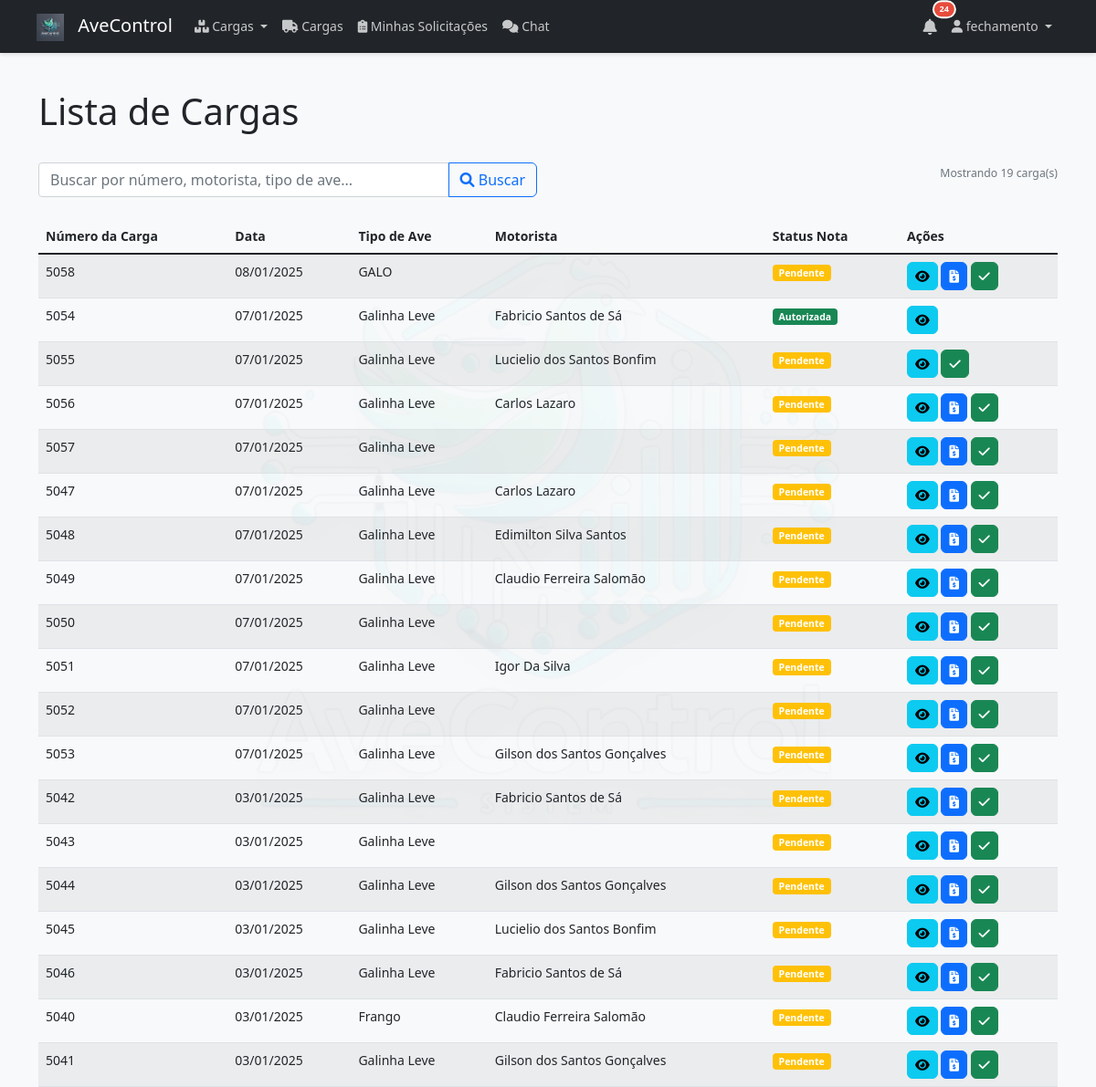
The app's page /cargas/listar_cargas (signed in) with its own data.
### models/usuario.py (models this page shows, shortened)
class Usuario(UserMixin, db.Model):
    __tablename__ = 'usuarios'
    id = db.Column(db.Integer, primary_key=True)
    nome = db.Column(db.String(100), nullable=False)
    email = db.Column(db.String(120), unique=True, nullable=False)
    tipo = db.Column(db.String(50), nullable=False)
    senha_hash = db.Column(db.String(255), nullable=False)
    ativo = db.Column(db.Boolean, default=True)
    data_criacao = db.Column(db.DateTime, default=datetime.utcnow)
    ultimo_acesso = db.Column(db.DateTime)
    historicos_carga = relationship('HistoricoCarga',
                                  back_populates='usuario',
                                  primaryjoin="Usuario.id == HistoricoCarga.usuario_id",
                                  cascade='all, delete-orphan')

### models/carga.py (models this page shows)
class Carga(db.Model):
    __tablename__ = 'cargas'
    STATUS_PENDENTE = 'pendente'
    STATUS_EM_ANDAMENTO = 'em_andamento'
    STATUS_CONCLUIDA = 'concluida'
    STATUS_CANCELADA = 'cancelada'
    id = db.Column(db.Integer, primary_key=True)
    numero_carga = db.Column(db.String(50), unique=True, nullable=False)
    tipo_ave = db.Column(db.String(50), nullable=False)
    quantidade_cargas = db.Column(db.Integer, nullable=False)
    ordem_carga = db.Column(db.String(10), nullable=False)
    data_abate = db.Column(db.Date, nullable=False)
    dia_semana = db.Column(db.String(20))
    agenciador = db.Column(db.String(100))
    motorista = db.Column(db.String(100))
    motorista_outro = db.Column(db.String(100))
    transportadora = db.Column(db.String(100))
    placa_veiculo = db.Column(db.String(20))
    km_saida = db.Column(db.Float, default=0)
    km_chegada = db.Column(db.Float, default=0)
    km_rodados = db.Column(db.Float, default=0)
    valor_km = db.Column(db.Float, default=0)
    valor_frete = db.Column(db.Float, default=0)
    status_frete = db.Column(db.String(50))
    status = db.Column(db.String(50), default=STATUS_PENDENTE)
    status_atualizado_em = db.Column(db.DateTime)
    status_atualizado_por_id = db.Column(db.Integer, db.ForeignKey('usuarios.id'))
    status_atualizado_por = db.relationship('Usuario', foreign_keys=[status_atualizado_por_id])
    caixas_vazias = db.Column(db.Integer, default=0)
    quantidade_caixas = db.Column(db.Integer, default=0)
    produtor = db.Column(db.String(100))
    uf_produtor = db.Column(db.String(2))
    numero_nfe = db.Column(db.String(50))
    data_nfe = db.Column(db.Date)
    numero_gta = db.Column(db.String(50))
    data_gta = db.Column(db.Date)
    peso_granja = db.Column(db.Float, default=0)
    peso_frigorifico = db.Column(db.Float, default=0)
    percentual_quebra = db.Column(db.Float, default=0)
    quebra_peso = db.Column(db.Float, default=0)
    motivo_alta_quebra = db.Column(db.Text)
    pedagios = db.Column(db.Float, default=0)
    outras_despesas = db.Column(db.Float, default=0)
    abastecimento_empresa = db.Column(db.Float, default=0)
    abastecimento_posto = db.Column(db.Float, default=0)
    adiantamento = db.Column(db.Float, default=0)
    valor_pagar = db.Column(db.Float, default=0)
    nota_aprovada = db.Column(db.Boolean, default=False)
    aprovado_por_id = db.Column(db.Integer, db.ForeignKey('usuarios.id'))
    aprovado_em = db.Column(db.DateTime)
    nota_autorizada = db.Column(db.Boolean, default=False)
    autorizado_por_id = db.Column(db.Integer, db.ForeignKey('usuarios.id'))
    autorizado_em = db.Column(db.DateTime)
    assinatura_autorizacao = db.Column(db.String(500))
    status_balanca = db.Column(db.String(20), default='pendente')  # pendente, em_verificacao, aprovado
    status_producao = db.Column(db.String(20), default='pendente')  # pendente, em_verificacao, aprovado
    status_fechamento = db.Column(db.String(20), default='pendente')  # pendente, em_verificacao, aprovado
    motivo_verificacao_balanca = db.Column(db.Text)
    motivo_verificacao_producao = db.Column(db.Text)
    motivo_verificacao_fechamento = db.Column(db.Text)
    data_verificacao_balanca = db.Column(db.DateTime)
    data_verificacao_producao = db.Column(db.DateTime)
    data_verificacao_fechamento = db.Column(db.DateTime)
    verificado_por_balanca_id = db.Column(db.Integer, db.ForeignKey('usuarios.id', name='fk_verificado_por_balanca'))
    verificado_por_producao_id = db.Column(db.Integer, db.ForeignKey('usuarios.id', name='fk_verificado_por_producao'))
    verificado_por_fechamento_id = db.Column(db.Integer, db.ForeignKey('usuarios.id', name='fk_verificado_por_fechamento'))
    verificado_por_balanca = db.relationship('Usuario', foreign_keys=[verificado_por_balanca_id])
    verificado_por_producao = db.relationship('Usuario', foreign_keys=[verificado_por_producao_id])
    verificado_por_fechamento = db.relationship('Usuario', foreign_keys=[verificado_por_fechamento_id])
    criado_em = db.Column(db.DateTime, default=datetime.now(UTC))
    atualizado_em = db.Column(db.DateTime, default=datetime.now(UTC), onupdate=datetime.now(UTC))
    criado_por_id = db.Column(db.Integer, db.ForeignKey('usuarios.id'))
    atualizado_por_id = db.Column(db.Integer, db.ForeignKey('usuarios.id'))
    criado_por = db.relationship('Usuario', foreign_keys=[criado_por_id])
    atualizado_por = db.relationship('Usuario', foreign_keys=[atualizado_por_id])
    aprovado_por = db.relationship('Usuario', foreign_keys=[aprovado_por_id], backref='cargas_aprovadas')
    autorizado_por = db.relationship('Usuario', foreign_keys=[autorizado_por_id], backref='cargas_autorizadas')
    subcargas = db.relationship('SubCarga', backref='carga', lazy=True)
    producoes = db.relationship('Producao', backref='carga', lazy=True)
    fechamento = db.relationship('Fechamento', back_populates='carga', uselist=False)
    historicos = db.relationship('HistoricoCarga', back_populates='carga', cascade='all, delete-orphan')

### routes/cargas.py (the view, shortened to what this page needs)
@cargas.route('/listar_cargas')
@login_required
def listar_cargas():
    search = request.args.get('search', '').strip()
    query = Carga.query
    cargas = query.order_by(Carga.criado_em.desc()).all()
    return render_template('cargas/listar_cargas.html', cargas=cargas, search=search)

### templates/cargas/listar_cargas.html (shortened to what this page needs)
{% extends "base.html" %}
{% block content %}
<div class="container">
    <div class="d-flex justify-content-between align-items-center mb-4">
        <h1>Lista de Cargas</h1>
    </div>
    <div class="row mb-4">
        <div class="col-md-6">
            <form action="{{ url_for('cargas.listar_cargas') }}" method="get" class="d-flex">
                <div class="input-group">
                    <input type="text" name="search" class="form-control" placeholder="Buscar por número, motorista, tipo de ave..." value="{{ search if search else '' }}">
                    <button class="btn btn-outline-primary" type="submit">
                        <i class="fas fa-search"></i> Buscar
                    </button>
                </div>
            </form>
        </div>
        <div class="col-md-6 text-end">
            {% if cargas %}
            <small class="text-muted">
                Mostrando {{ cargas|length }} carga(s)
            </small>
            {% endif %}
        </div>
    </div>
    <div class="table-responsive">
        <table class="table table-striped table-hover">
            <thead>
                <tr>
                    <th>Número da Carga</th>
                    <th>Data</th>
                    <th>Tipo de Ave</th>
                    <th>Motorista</th>
                    <th>Status Nota</th>
                    <th>Ações</th>
                </tr>
            </thead>
            <tbody>
                {% for carga in cargas %}
                <tr>
                    <td>{{ carga.numero_carga }}</td>
                    <td>{{ carga.criado_em.strftime('%d/%m/%Y') }}</td>
                    <td>{{ carga.tipo_ave }}</td>
                    <td>{{ carga.motorista }}</td>
                    <td>
                        {% if carga.nota_autorizada %}
                            <span class="badge bg-success">Autorizada</span>
                        {% elif carga.nota_aprovada %}
                            <span class="badge bg-info">Aprovada</span>
                        {% else %}
                            <span class="badge bg-warning">Pendente</span>
                        {% endif %}
                    </td>
                    <td>
                        <a href="{{ url_for('cargas.visualizar_carga', id=carga.id) }}" class="btn btn-sm btn-info" title="Visualizar">
                            <i class="fas fa-eye"></i>
                        </a>
                        {% if current_user.tipo == 'fechamento' and not carga.fechamento %}
                        <a href="{{ url_for('cargas.fechamento_carga', id=carga.id) }}" class="btn btn-sm btn-primary" title="Adicionar Fechamento">
                            <i class="fas fa-file-invoice-dollar"></i>
                        </a>
                        {% endif %}
                        {% if not carga.nota_aprovada %}
                        <button onclick="aprovarNota({{ carga.id }})" class="btn btn-sm btn-success" title="Aprovar Nota">
                            <i class="fas fa-check"></i>
                        </button>
                        {% endif %}
                    </td>
                </tr>
                {% endfor %}
            </tbody>
        </table>
    </div>
</div>
{% endblock %}

### templates/base.html (shortened to what this page needs)
<!DOCTYPE html>
<html lang="pt-br">
<head>
    <link href="https://cdn.jsdelivr.net/npm/bootstrap@5.1.3/dist/css/bootstrap.min.css" rel="stylesheet">
    <link rel="stylesheet" href="https://cdnjs.cloudflare.com/ajax/libs/font-awesome/6.0.0/css/all.min.css">
    <link rel="stylesheet" href="https://cdn.jsdelivr.net/npm/sweetalert2@11/dist/sweetalert2.min.css">
</head>
<body>
    {% if current_user.is_authenticated %}
    <img src="{{ url_for('static', filename='logo1.jpg') }}" class="background-logo" alt="Logo">
    {% endif %}
    <nav class="navbar navbar-expand-lg navbar-dark bg-dark">
        <div class="container-fluid px-3 px-sm-4">
            <a class="navbar-brand" href="{{ url_for('auth.index') }}">
                <img src="{{ url_for('static', filename='logo2.png') }}" alt="AveControl Logo" style="height: 30px; margin-right: 10px;">
                AveControl
            </a>
            <div class="collapse navbar-collapse" id="navbarNav">
                <ul class="navbar-nav me-auto">
                    {% if current_user.is_authenticated %}
                        <li class="nav-item dropdown">
                            <a class="nav-link dropdown-toggle" href="#" id="navbarDropdown" role="button" data-bs-toggle="dropdown">
                                <i class="fas fa-boxes"></i> Cargas
                            </a>
                        </li>
                        <li class="nav-item">
                            <a class="nav-link" href="{{ url_for('cargas.listar_cargas') }}">
                                <i class="fas fa-truck"></i> Cargas
                            </a>
                        </li>
                        <li class="nav-item">
                            <a class="nav-link" href="{{ url_for('solicitacoes.minhas_solicitacoes') }}">
                                <i class="fas fa-clipboard-list"></i> Minhas Solicitações
                            </a>
                        </li>
                        <li class="nav-item">
                            <a class="nav-link" href="{{ url_for('chat.index') }}">
                                <i class="fas fa-comments"></i> Chat
                            </a>
                        </li>
                    {% endif %}
                </ul>
                {% if current_user.is_authenticated %}
                <ul class="navbar-nav">
                    {% include 'components/notificacoes.html' %}
                    <li class="nav-item dropdown">
                        <a class="nav-link dropdown-toggle" href="#" id="userDropdown" role="button" data-bs-toggle="dropdown">
                            <i class="fas fa-user"></i> {{ current_user.nome }}
                        </a>
                    </li>
                </ul>
                {% endif %}
            </div>
        </div>
    </nav>
    <div class="container-fluid mt-4">
        {% block content %}{% endblock %}
    </div>
</body>
</html>

### templates/base.html (style rules this page uses)
body { font-size: 14px; line-height: 1.5; min-height: 100vh; display: flex; flex-direction: column; background-color: #f8f9fa; }
.table-responsive { -webkit-overflow-scrolling: touch; margin: 0; }
.table { margin-bottom: 0; }
.table th { background-color: #f8f9fa; font-weight: 600; }
.btn { font-weight: 500; border-radius: 6px; }
.navbar { background-color: #212529 !important; box-shadow: 0 2px 4px rgba(0,0,0,0.1); padding: 0.5rem 1rem; }
.navbar-brand { color: #fff !important; }
.nav-link { color: rgba(255,255,255,.75) !important; }
.background-logo { position: fixed; top: 50%; left: 50%; transform: translate(-50%, -50%); opacity: 0.05; pointer-events: none; z-index: -1; max-width: 80%; height: auto; }

### templates/components/notificacoes.html (style rules this page uses)
:root { --ave-primary: #3498db; --ave-secondary: #2980b9; --ave-accent: #e8f4fc; --ave-light: #f8f9fa; --ave-danger: #e74c3c; --ave-text: #2c3e50; }

### records on screen
Usuario: nome "fechamento"
Carga: numero_carga "5058", criado_em "08/01/2025", tipo_ave "GALO", nota_autorizada "Pendente"
Carga: numero_carga "5054", criado_em "07/01/2025", tipo_ave "Galinha Leve", motorista "Fabricio Santos de Sá", nota_autorizada "Autorizada"
Carga: numero_carga "5055", criado_em "07/01/2025", tipo_ave "Galinha Leve", motorista "Lucielio dos Santos Bonfim", nota_autorizada "Pendente"
Carga: numero_carga "5056", criado_em "07/01/2025", tipo_ave "Galinha Leve", motorista "Carlos Lazaro", nota_autorizada "Pendente"
Carga: numero_carga "5057", criado_em "07/01/2025", tipo_ave "Galinha Leve", nota_autorizada "Pendente"
Carga: numero_carga "5047", criado_em "07/01/2025", tipo_ave "Galinha Leve", motorista "Carlos Lazaro", nota_autorizada "Pendente"
Carga: numero_carga "5048", criado_em "07/01/2025", tipo_ave "Galinha Leve", motorista "Edimilton Silva Santos", nota_autorizada "Pendente"
Carga: numero_carga "5049", criado_em "07/01/2025", tipo_ave "Galinha Leve", motorista "Claudio Ferreira Salomão", nota_autorizada "Pendente"
Carga: numero_carga "5050", criado_em "07/01/2025", tipo_ave "Galinha Leve", nota_autorizada "Pendente"
Carga: numero_carga "5051", criado_em "07/01/2025", tipo_ave "Galinha Leve", motorista "Igor Da Silva", nota_autorizada "Pendente"
Carga: numero_carga "5052", criado_em "07/01/2025", tipo_ave "Galinha Leve", nota_autorizada "Pendente"
Carga: numero_carga "5053", criado_em "07/01/2025", tipo_ave "Galinha Leve", motorista "Gilson dos Santos Gonçalves", nota_autorizada "Pendente"
Carga: numero_carga "5042", criado_em "03/01/2025", tipo_ave "Galinha Leve", motorista "Fabricio Santos de Sá", nota_autorizada "Pendente"
Carga: numero_carga "5043", criado_em "03/01/2025", tipo_ave "Galinha Leve", nota_autorizada "Pendente"
Carga: numero_carga "5044", criado_em "03/01/2025", tipo_ave "Galinha Leve", motorista "Gilson dos Santos Gonçalves", nota_autorizada "Pendente"
Carga: numero_carga "5045", criado_em "03/01/2025", tipo_ave "Galinha Leve", motorista "Lucielio dos Santos Bonfim", nota_autorizada "Pendente"
Carga: numero_carga "5046", criado_em "03/01/2025", tipo_ave "Galinha Leve", motorista "Fabricio Santos de Sá", nota_autorizada "Pendente"
Carga: numero_carga "5040", criado_em "03/01/2025", tipo_ave "Frango", motorista "Claudio Ferreira Salomão", nota_autorizada "Pendente"
Carga: numero_carga "5041", criado_em "03/01/2025", tipo_ave "Galinha Leve", motorista "Gilson dos Santos Gonçalves", nota_autorizada "Pendente"

### other values on screen
{{ cargas|length }} "19"
